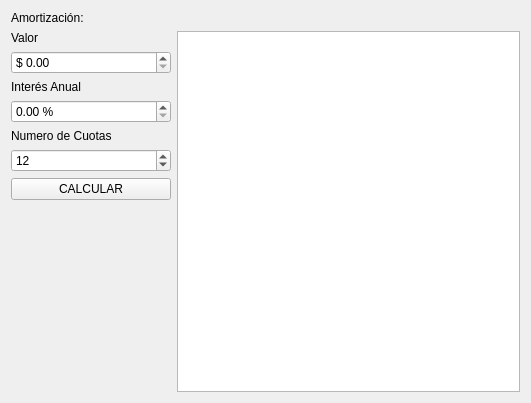
<?xml version="1.0" encoding="UTF-8"?>
<ui version="4.0">
 <class>Amortizacion_Widget</class>
 <widget class="QWidget" name="Amortizacion_Widget">
  <property name="geometry">
   <rect>
    <x>0</x>
    <y>0</y>
    <width>531</width>
    <height>403</height>
   </rect>
  </property>
  <property name="windowTitle">
   <string>Form</string>
  </property>
  <layout class="QGridLayout" name="gridLayout">
   <item row="1" column="1">
    <widget class="QTableView" name="AmortizacionTable2">
     <property name="editTriggers">
      <set>QAbstractItemView::NoEditTriggers</set>
     </property>
     <property name="alternatingRowColors">
      <bool>true</bool>
     </property>
     <property name="selectionBehavior">
      <enum>QAbstractItemView::SelectRows</enum>
     </property>
     <attribute name="verticalHeaderVisible">
      <bool>false</bool>
     </attribute>
    </widget>
   </item>
   <item row="1" column="0">
    <layout class="QVBoxLayout" name="verticalLayout_2">
     <item>
      <widget class="QLabel" name="label_2">
       <property name="minimumSize">
        <size>
         <width>160</width>
         <height>0</height>
        </size>
       </property>
       <property name="text">
        <string>Valor</string>
       </property>
      </widget>
     </item>
     <item>
      <widget class="QDoubleSpinBox" name="Valor">
       <property name="minimumSize">
        <size>
         <width>160</width>
         <height>0</height>
        </size>
       </property>
       <property name="prefix">
        <string>$ </string>
       </property>
       <property name="suffix">
        <string/>
       </property>
       <property name="maximum">
        <double>99000000.000000000000000</double>
       </property>
      </widget>
     </item>
     <item>
      <widget class="QLabel" name="label">
       <property name="minimumSize">
        <size>
         <width>160</width>
         <height>0</height>
        </size>
       </property>
       <property name="text">
        <string>Interés Anual</string>
       </property>
      </widget>
     </item>
     <item>
      <widget class="QDoubleSpinBox" name="interesAnual">
       <property name="minimumSize">
        <size>
         <width>160</width>
         <height>0</height>
        </size>
       </property>
       <property name="suffix">
        <string> %</string>
       </property>
       <property name="maximum">
        <double>100.000000000000000</double>
       </property>
      </widget>
     </item>
     <item>
      <widget class="QLabel" name="label_3">
       <property name="minimumSize">
        <size>
         <width>160</width>
         <height>0</height>
        </size>
       </property>
       <property name="text">
        <string>Numero de Cuotas</string>
       </property>
      </widget>
     </item>
     <item>
      <widget class="QSpinBox" name="nCuotas">
       <property name="minimumSize">
        <size>
         <width>160</width>
         <height>0</height>
        </size>
       </property>
       <property name="maximum">
        <number>72</number>
       </property>
       <property name="value">
        <number>12</number>
       </property>
      </widget>
     </item>
     <item>
      <widget class="QPushButton" name="Calcular_Amortizacion">
       <property name="minimumSize">
        <size>
         <width>160</width>
         <height>0</height>
        </size>
       </property>
       <property name="text">
        <string>CALCULAR</string>
       </property>
      </widget>
     </item>
     <item>
      <spacer name="verticalSpacer">
       <property name="orientation">
        <enum>Qt::Vertical</enum>
       </property>
       <property name="sizeHint" stdset="0">
        <size>
         <width>20</width>
         <height>40</height>
        </size>
       </property>
      </spacer>
     </item>
    </layout>
   </item>
   <item row="0" column="0">
    <widget class="QLabel" name="label_4">
     <property name="text">
      <string>Amortización:</string>
     </property>
    </widget>
   </item>
  </layout>
 </widget>
 <resources/>
 <connections/>
</ui>
